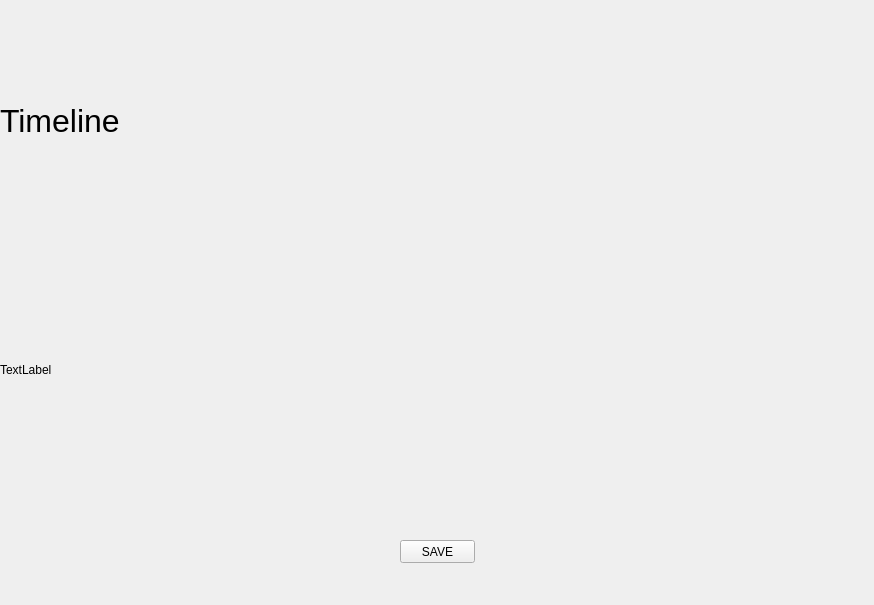
<?xml version="1.0" encoding="UTF-8"?>
<ui version="4.0">
 <class>Form</class>
 <widget class="QWidget" name="Form">
  <property name="geometry">
   <rect>
    <x>0</x>
    <y>0</y>
    <width>874</width>
    <height>605</height>
   </rect>
  </property>
  <property name="windowTitle">
   <string>Form</string>
  </property>
  <widget class="QWidget" name="gridLayoutWidget">
   <property name="geometry">
    <rect>
     <x>0</x>
     <y>0</y>
     <width>875</width>
     <height>491</height>
    </rect>
   </property>
   <layout class="QGridLayout" name="gridLayout">
    <item row="0" column="0">
     <layout class="QHBoxLayout" name="horizontalLayout">
      <item>
       <widget class="QLabel" name="label">
        <property name="text">
         <string>&lt;html&gt;&lt;head/&gt;&lt;body&gt;&lt;p&gt;&lt;span style=&quot; font-size:24pt;&quot;&gt;Timeline&lt;/span&gt;&lt;/p&gt;&lt;/body&gt;&lt;/html&gt;</string>
        </property>
       </widget>
      </item>
     </layout>
    </item>
    <item row="1" column="0">
     <widget class="QLabel" name="timelinePic">
      <property name="text">
       <string>TextLabel</string>
      </property>
     </widget>
    </item>
   </layout>
  </widget>
  <widget class="QPushButton" name="pushButton">
   <property name="geometry">
    <rect>
     <x>400</x>
     <y>540</y>
     <width>75</width>
     <height>23</height>
    </rect>
   </property>
   <property name="text">
    <string>SAVE</string>
   </property>
  </widget>
 </widget>
 <resources/>
 <connections/>
</ui>
